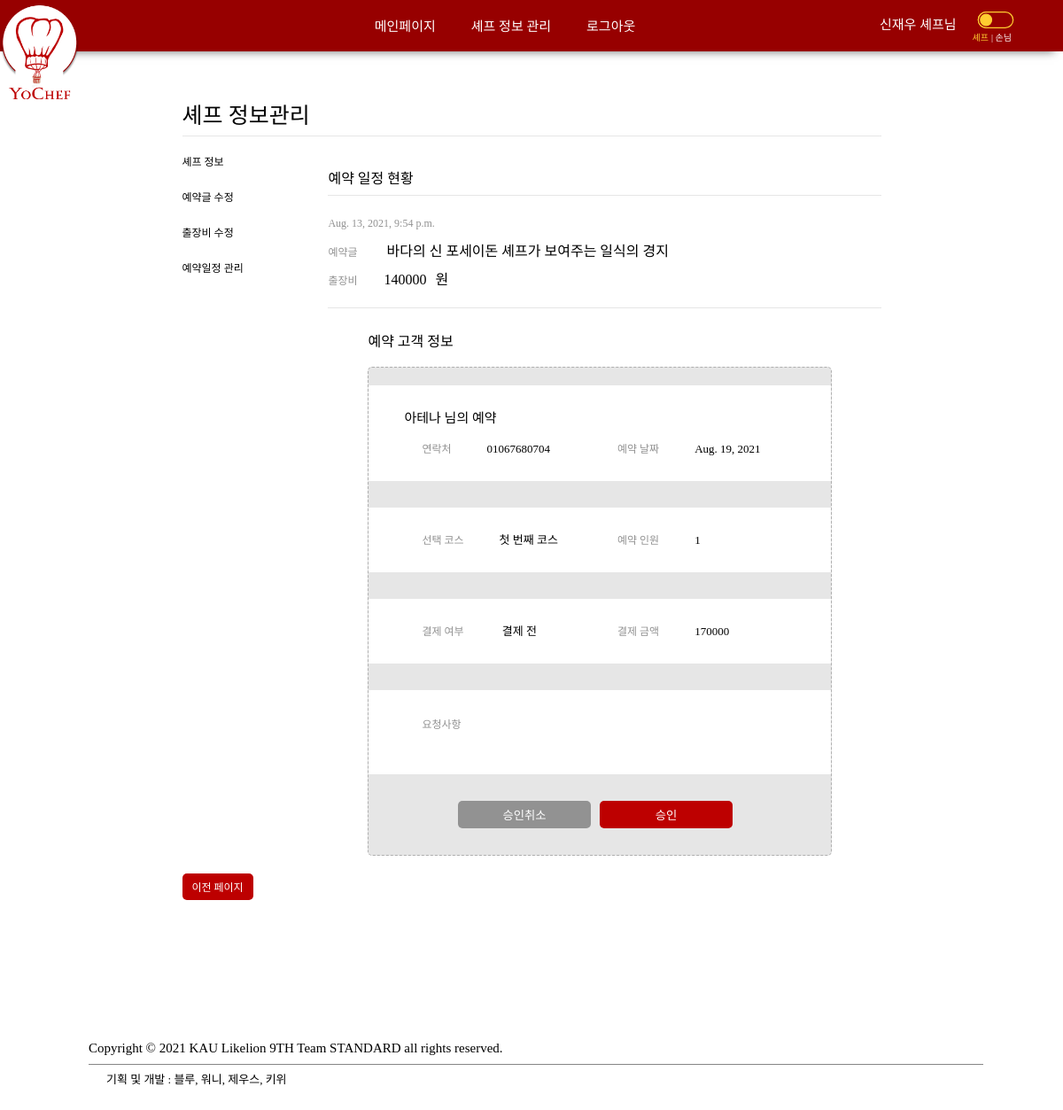
The page /chef/chefSchedule/1 (signed in) on the database its author committed.
### customer/models.py (models this page shows, shortened)
class Customer(models.Model):
	user = models.OneToOneField(User, on_delete=models.CASCADE)
	name = models.CharField(max_length=50)
	email = models.EmailField(null=True)
	phoneNum = models.CharField(max_length=11)
	point = models.IntegerField(default=0)
	isChef = models.BooleanField(default=False)
	registerDate = models.DateTimeField(auto_now_add=True)
	currentVer = models.IntegerField(default=0) # 0 -> cus, 1 -> chef

class Book(models.Model):
	customer = models.ForeignKey(Customer, null=True, on_delete=models.SET_NULL)
	coupon = models.ForeignKey(HasCoupon, null=True, on_delete=models.SET_NULL)
	schedule = models.ForeignKey('chef.Schedule', on_delete=models.CASCADE)
	paymentStatus = models.IntegerField(default=1)	# 1:결제대기 2:결제완료 3:결제취소
	phoneNum = models.CharField(max_length=11)
	usedPoint = models.IntegerField(null=True)
	payMethod = models.IntegerField(null=True) # 1: 무통장, 2번: 신용카드
	course = models.ForeignKey('chef.Course', null=True, on_delete=models.SET_NULL)
	totalPrice = models.IntegerField(null=True)
	personNum = models.IntegerField()
	comment = models.TextField(max_length=1000, null=True)
	registerDate = models.DateTimeField(auto_now_add=True)

### chef/models.py (models this page shows, shortened)
class Post(models.Model):
	chef = models.OneToOneField(Chef, on_delete=models.CASCADE)
	region = models.IntegerField(null=True)
	regionDetail = models.ForeignKey(RegionDetail, null=True, on_delete=models.SET_NULL)
	title = models.TextField(max_length=255, null=True)
	introduce = models.TextField(max_length=5000, null=True)
	category = models.IntegerField(null=True)		# 한식, 일식, 중식, 아시안, 양식, 채식
	notice = models.TextField(max_length=5000, null=True)
	movingPrice = models.IntegerField(default=0)
	isOpen = models.BooleanField(default=True)
	registerDate = models.DateTimeField(auto_now=True)

class Schedule(models.Model):
	post = models.ForeignKey(Post, on_delete=models.CASCADE)
	eventDate = models.DateField()
	eventTime = models.CharField(max_length=100, null=True)
	confirmStatus = models.IntegerField(default=0)	# 0: '-'(결제전)  1: 승인대기  2: 승인됨  3. 취소됨
	region = models.IntegerField(null=True, blank=True)
	regionDetail = models.ForeignKey(RegionDetail, null=True, blank=True, on_delete=models.SET_NULL)

class Course(models.Model):
	post = models.ForeignKey(Post, on_delete=models.CASCADE)
	title = models.TextField(max_length=1000)
	description = models.TextField(max_length=5000, null=True, blank=True)
	price = models.IntegerField()
	order = models.IntegerField(null=True)  # 등록된 순서

### chef/views.py (the view)
# urls.py: path('chefSchedule/<int:book_id>', views.chefScheduleDetail, name="chefScheduleDetail"),
def chefScheduleDetail(request, book_id):
    if str(request.user) == "AnonymousUser":
        return redirect("/customer/login")
    elif request.user.customer.isChef == False:
        return redirect("/chef/registerChef/1")
    chef = request.user.customer.chef
    post = chef.post
    book = Book.objects.get(id=book_id)
    schedule = book.schedule
    context = {
        "chef" : chef,
        "post" : post,
        "schedule" : schedule,
        "book" : book,
    }
    return render(request, 'chefSchedule_detail.html', context)

### chef/templates/chefSchedule_detail.html (shortened to what this page needs)
{% extends 'base.html' %}
{% load static %}
{% block style %}
    <link rel="stylesheet" href="{% static 'css/chefSchedule_detail.css' %}">
{% endblock %}
{% block content %}
    <div class="chef-schedule-body">
        <div class="edit-chef-wrapper">
            {% include 'editChefProfile_side.html' %}
                <section class="edit-content edit-schedule">
                    <article class="header-container">
                        <h3 class="item__header">예약 일정 현황</h3>
                        <div class="post-content">
                            <div class="post-register-time">{{post.registerDate}}</div>
                            <div class="post-container">
                                <div class="post__title">{{post.title}}</div>
                                <div class="moving-price">{{post.movingPrice}}</div>
                            </div>
                        </div>
                    </article>
                    <section class="schedule-detail">
                        <article class="schedule-detail__header">
                            <h3>예약 고객 정보</h3>
                        </article>
                        <article class="schedule-detail__body">
                            <div class="customer-info info-container">
                                <h4>{{book.customer.name}} 님의 예약</h4>
                                <div>
                                    <p class="customer-phone">{{book.customer.phoneNum}}</p>
                                    <p class="schedule-date">{{schedule.eventDate}}</p>
                                </div>
                            </div>
                            <div class="course-info info-container">
                                <p class="course-title">{{book.course.title}}</p>
                                <p class="person-num">{{book.personNum}}</p>
                            </div>
                            <div class="payment-info info-container">
                                <p class="payment-status">
                                    {% if book.paymentStatus == 1 %}
                                    결제 전
                                    {% elif book.paymentStatus == 2 %}
                                    결제 완료
                                    {% elif book.paymentStatus == 3 %}
                                    예약 취소
                                    {% endif %}
                                </p>
                                <p class="total-price">{{book.totalPrice}}</p>
                            </div>
                            <div class="comment-info info-container">
                                <p class="comment">{{book.comment}}</p>
                            </div>
                            <form method="POST" class="schedule-detail-form" name="scheduleConfirm">
                                <aside class="confirm-button">
                                    {% if schedule.confirmStatus == 2 %}
                                    <input class="confirm-no" type="submit" onclick="schedule(2)" value="승인취소" name="scheduleCancel">
                                    {% elif schedule.confirmStatus == 3 %}
                                    <input style="opacity: 40%;" disabled class="confirm-yes" type="submit" onclick="schedule(1)" value="승인" name="scheduleConfirm">
                                    {% else %}
                                    <input class="confirm-no" type="submit" onclick="schedule(2)" value="승인취소" name="scheduleCancel">
                                    <input class="confirm-yes" type="submit" onclick="schedule(1)" value="승인" name="scheduleConfirm">
                                    {% endif %}
                                </aside>
                            </form>
                        </article>
                    </section>
                </section>
            </div>
            <aside class="button">
                <button><a style="color: white;" href="{% url 'chefSchedule' %}">이전 페이지</a></button>
            </aside>
        </div>
    </div>
{% endblock %}

### yochef/templates/base.html (shortened to what this page needs)
<!DOCTYPE html>
<html lang="en">
{% load static %}
<head>
    {% load static %}
    <link rel="stylesheet" href="{% static 'css/base.css' %}" type="text/css">
    {% block style %}
    {% endblock %}
</head>
<body>
  <nav class="nav-container">
    <div class="nav__left-container">
      <a href="{% url 'main' %}"><img class="logo" src="{% static 'image/navlogo.png' %}" alt=""></a>
    </div>
    {% if user.is_authenticated %}
      {% if user.customer.isChef %}
        {% if user.customer.currentVer == 1 %}
        <ul class="nav__item-container nav--middle">
          <li class="nav__item"><a href="{% url 'main' %}">메인페이지</a></li>
          <li class="nav__item"><a href="{% url 'editChefProfile' %}">셰프 정보 관리</a></li>
          <li class="nav__item"><a href="{% url 'logout' %}">로그아웃</a></li>
        </ul>
        <div class="nav__item-wrapper nav--right">
          <li class="nav__item"><a href="{% url 'mypage' %}">{{user.customer.name}} 셰프님</a></li>
          <div class="button-wrapper">
            <a href="{% url 'changePageVer' %}"><img /></a>
            <div class="chef-button-describe">셰프</div>
          </div>
          </div>
        {% endif %}
      {% endif %}
    {% endif %}
  </nav>
  <div style="margin-bottom: 100px;" class="contents">
    {% block content %}
    {% endblock %}
  </div>
  <footer id="footer">
      <div id="footer-bottom">
        <div class="footer-copyright-part">
          Copyright © 2021 KAU Likelion 9TH Team STANDARD all rights reserved.
          <br>
        </div>
        <p class="team-name">기획 및 개발 : 블루, 워니, 제우스, 키위</p>
      </div>
  </footer>
</body>
</html>

### yochef/static/css/base.css (style rules this page uses)
html, body, div, span, applet, object, iframe, h1, h2, h3, h4, h5, h6, p, blockquote, pre, a, abbr, acronym, address, big, cite, code, del, dfn, em, img, ins, kbd, q, s, samp, small, strike, strong, sub, sup, tt, var, b, u, i, center, dl, dt, dd, ol, ul, li, fieldset, form, label, legend, table, caption, tbody, tfoot, thead, tr, th, td, article, aside, canvas, details, embed, figure, figcaption, footer, header, hgroup, menu, nav, output, ruby, section, summary, time, mark, audio, video { margin: 0; padding: 0; border: 0; font-size: 100%; font: inherit; vertical-align: baseline; }
article, aside, details, figcaption, figure, footer, header, hgroup, menu, nav, section { display: block; }
body { line-height: 1; }
ol, ul { list-style: none; }
input { border: none; }
img { border: 0; }
[onclick] { cursor: pointer; }
:root { --main-color: #BD0000; }
* { font-family: 'Arita-dotum-Medium'; }
html { height: 100%; }
body { margin: 0; padding: 0; height: 100%; display: flex; flex-direction: column; }
ul { list-style: none; }
a { text-decoration-line: none; color: black; }
.nav-container { width: 100%; height: 57.55px; background-color: #970000; box-shadow: 0 10px 10px -10px rgb(105, 105, 105); display: flex; flex-direction: row; justify-content: space-between; flex-wrap: nowrap; }
.nav__item-container { width: 60%; display: flex; flex-direction: row; justify-content: center; min-width: 640px; }
.nav__item { display: inline-block; font-size: 15px; font: white; padding: 23px 20px 20PX; text-align: center; font-family: 'Arita-dotum-medium'; }
.nav__item a { display: inline; color: white; text-decoration-line: none; position: inherit; }
.nav__left-container { display: inline-flex; flex-direction: row-reverse; width: 13%; justify-content: start; min-width: 110px; }
.logo { width: 90px; height: 110px; padding: 5px 0px; }
.nav--right { padding-right: 0px; display: inline-block; width: 18%; display: flex; flex-direction: row; justify-content: start; align-items: center; min-width: 200px; }
.nav--right>li { padding: 9px; }
.button-wrapper { display: flex; flex-direction: column; }
.nav--right img { width: 70px; height: 45px; }
.chef-button-describe { font-size: 10px; position: relative; top: -10px; padding-left: 9px; display: inline-block; color: #FFCE31; font-family: 'Arita-dotum'; }
.chef-button-describe::after { content: "| 손님"; color: white; font-size: 10px; padding: 3px; }
#footer-bottom { font-family: 'arita-dotum-medium'; font-size: 15px; margin: 0px 220px; min-width: 950px; }
@media screen and ( max-width: 1391px ) { #footer-bottom { font-family: 'arita-dotum-medium'; font-size: 15px; margin: 0px 220px; } }
@media screen and ( max-width: 1323px ) { #footer-bottom { font-family: 'arita-dotum-medium'; font-size: 15px; margin: 0px 100px; } }
.team-name { margin-top: 10px; margin-bottom: 80px; }
.footer-copyright-part { display: inline-box; width: 100%; margin-top: 20; font-weight: 200; padding: 10px 10px 10px 0px; border-bottom: #868686 solid 0.5px; }

### yochef/static/css/editChefProfile_side.css (style rules this page uses)
form { display: flex; flex-direction: row; justify-content: center; margin: 50px 250px; }
.schedule-detail-form { display: inherit; flex-direction: inherit; margin: 0px; padding: 0px; }
.edit-content { width: 100%; }
.edit-content { margin-top: 10px; }
h4 { font-family: 'Arita-dotum-Medium'; }
article { margin: 0px 0px; }
.button { width: 100%; display: flex; flex-direction: row-reverse; justify-content: start; }
.button > button { border: 0px; border-radius: 5px; outline: 0px; background-color: #bd0000; color: white; width: 80px; height: 30px; font-family: 'Arita-dotum-medium'; font-size: 12px; }

### rows shown on the page
Post: registerDate "Aug. 13, 2021, 9:54 p.m.", title "바다의 신 포세이돈 셰프가 보여주는 일식의 경지", movingPrice "140000"
Book: customer.name "아테나", customer.phoneNum "01067680704", course "첫 번째 코스", personNum "1", totalPrice "170000"
Schedule: eventDate "Aug. 19, 2021"

### other values the page prints
{{ user.customer.name }} "신재우"
